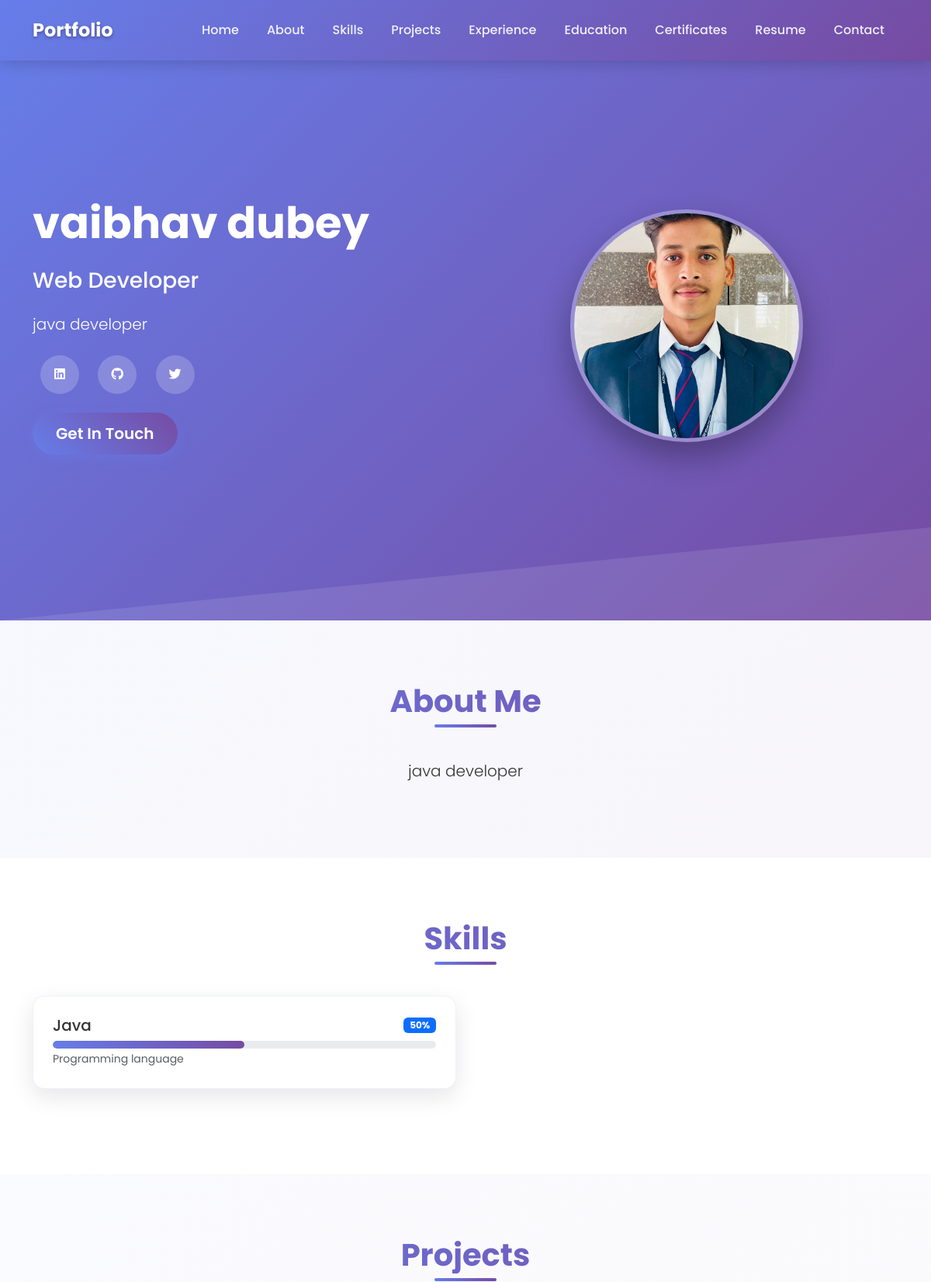
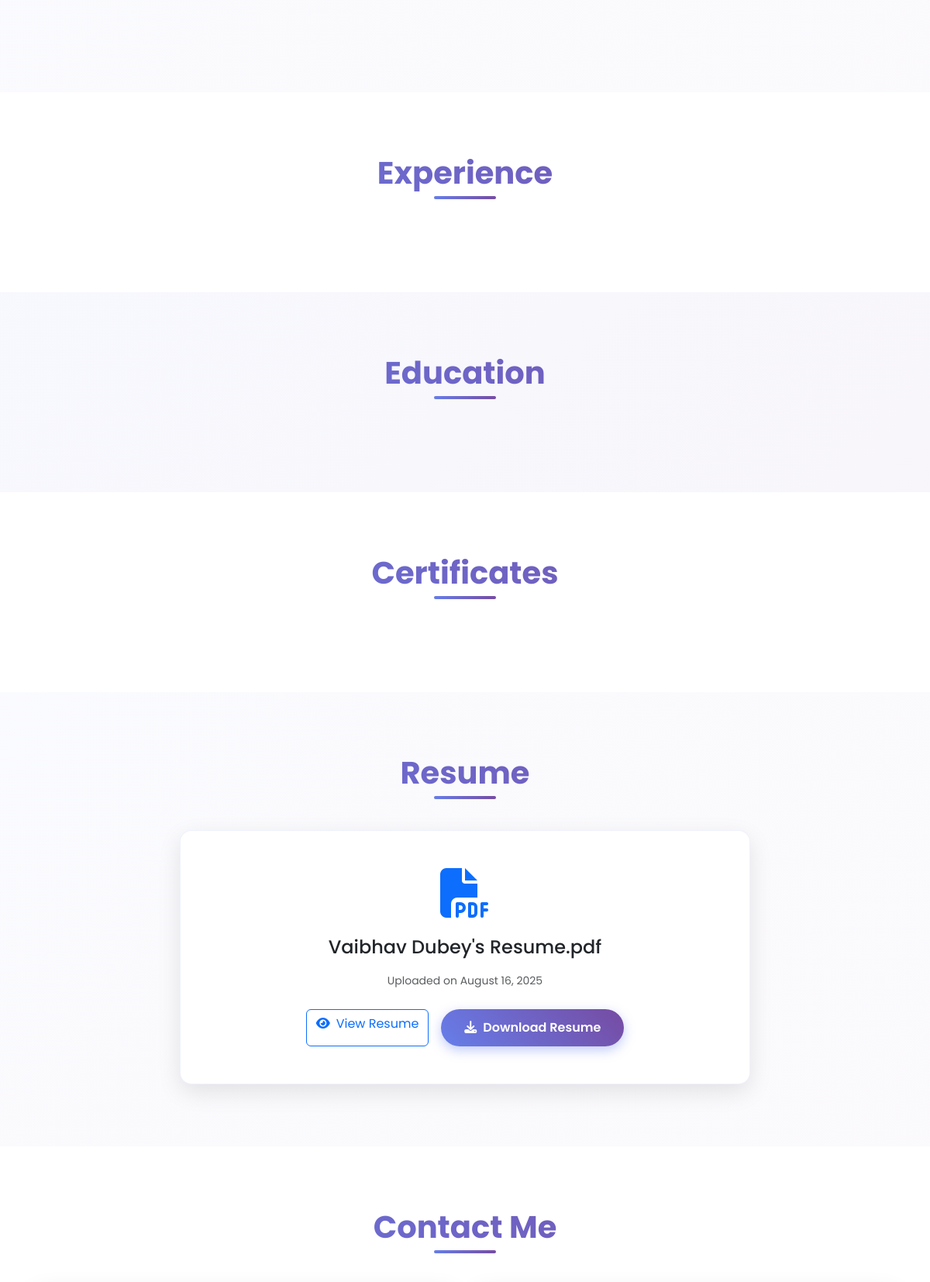
The page / (upper part) on the database its author committed (2 pictures, top to bottom).
### app.py (models this page shows)
class Profile(db.Model):
    id = db.Column(db.Integer, primary_key=True)
    name = db.Column(db.String(100), nullable=False)
    title = db.Column(db.String(200))
    about = db.Column(db.Text)
    email = db.Column(db.String(120))
    phone = db.Column(db.String(20))
    location = db.Column(db.String(100))
    photo = db.Column(db.String(200))
    linkedin = db.Column(db.String(200))
    github = db.Column(db.String(200))
    twitter = db.Column(db.String(200))

class Skill(db.Model):
    id = db.Column(db.Integer, primary_key=True)
    name = db.Column(db.String(100), nullable=False)
    percentage = db.Column(db.Integer, default=0)
    category = db.Column(db.String(50))

class Resume(db.Model):
    id = db.Column(db.Integer, primary_key=True)
    file_name = db.Column(db.String(200), nullable=False)
    original_name = db.Column(db.String(200), nullable=False)
    upload_date = db.Column(db.DateTime, default=datetime.utcnow)
    description = db.Column(db.Text)

### app.py (the view)
@app.route('/')
def index():
    profile = Profile.query.first()
    skills = Skill.query.all()
    projects = Project.query.all()
    experiences = Experience.query.order_by(Experience.start_date.desc()).all()
    education = Education.query.order_by(Education.start_date.desc()).all()
    certificates = Certificate.query.order_by(Certificate.date_earned.desc()).all()
    resume = Resume.query.order_by(Resume.upload_date.desc()).first()
    return render_template('index.html',
                         profile=profile,
                         skills=skills,
                         projects=projects,
                         experiences=experiences,
                         education=education,
                         certificates=certificates,
                         resume=resume)

### templates/index.html (shortened to what this page needs)
{% extends "base.html" %}  {% block content %}
<section id="home" class="hero-section">
  <div class="container">
    <div class="row align-items-center">
      <div
        class="col-lg-6 text-center text-lg-start"
        data-aos="fade-right"
        data-aos-delay="200"
      >
        <h1 class="display-4 fw-bold mb-4">
          {{ profile.name if profile else 'Your Name' }}
        </h1>
        <h2 class="h3 mb-4">
          {{ profile.title if profile else 'Web Developer' }}
        </h2>
        <p class="lead mb-4">
          {{ profile.about if profile else 'Passionate developer creating
          amazing web experiences.' }}
        </p>
        <div class="social-links mb-4">
          {% if profile and profile.linkedin %}
          <a href="{{ profile.linkedin }}" target="_blank"
            ><i class="fab fa-linkedin"></i
          ></a>
          {% endif %} {% if profile and profile.github %}
          <a href="{{ profile.github }}" target="_blank"
            ><i class="fab fa-github"></i
          ></a>
          {% endif %} {% if profile and profile.twitter %}
          <a href="{{ profile.twitter }}" target="_blank"
            ><i class="fab fa-twitter"></i
          ></a>
          {% endif %}
        </div>
        <a href="#contact" class="btn btn-custom btn-lg">Get In Touch</a>
      </div>
      <div
        class="col-lg-6 text-center"
        data-aos="fade-left"
        data-aos-delay="400"
      >
        {% if profile and profile.photo %}
        <img
          src="{{ url_for('static', filename='uploads/' + profile.photo) }}"
          alt="{{ profile.name }}"
          class="profile-img"
        />
        {% else %}
        <div
          class="profile-img d-flex align-items-center justify-content-center bg-white text-dark"
        >
          <i class="fas fa-user fa-4x"></i>
        </div>
        {% endif %}
      </div>
    </div>
  </div>
</section>
<section id="about" class="section-padding">
  <div class="container">
    <h2 class="section-title" data-aos="fade-up">About Me</h2>
    <div class="row">
      <div
        class="col-lg-8 mx-auto text-center"
        data-aos="fade-up"
        data-aos-delay="200"
      >
        <p class="lead">
          {{ profile.about if profile else 'I am a passionate developer with
          expertise in creating modern web applications. I love learning new
          technologies and solving complex problems.' }}
        </p>
      </div>
    </div>
  </div>
</section>
<section id="skills" class="section-padding">
  <div class="container">
    <h2 class="section-title" data-aos="fade-up">Skills</h2>
    <div class="row">
      {% for skill in skills %}
      <div
        class="col-lg-6 col-md-6"
        data-aos="fade-up"
        data-aos-delay="{{ loop.index * 100 }}"
      >
        <div class="skill-item">
          <div class="d-flex justify-content-between align-items-center mb-2">
            <h5 class="mb-0">{{ skill.name }}</h5>
            <span class="badge bg-primary">{{ skill.percentage }}%</span>
          </div>
          <div class="progress">
            <div
              class="progress-bar"
              role="progressbar"
              style="width: {{ skill.percentage }}%"
              aria-valuenow="{{ skill.percentage }}"
              aria-valuemin="0"
              aria-valuemax="100"
            ></div>
          </div>
          {% if skill.category %}
          <small class="text-muted">{{ skill.category }}</small>
          {% endif %}
        </div>
      </div>
      {% endfor %}
    </div>
  </div>
</section>
<section id="projects" class="section-padding">
  <div class="container">
    <h2 class="section-title" data-aos="fade-up">Projects</h2>
  </div>
</section>
<section id="experience" class="section-padding">
  <div class="container">
    <h2 class="section-title">Experience</h2>
  </div>
</section>
<section id="education" class="section-padding">
  <div class="container">
    <h2 class="section-title">Education</h2>
  </div>
</section>
<section id="certificates" class="section-padding">
  <div class="container">
    <h2 class="section-title">Certificates</h2>
  </div>
</section>
{% if resume %}
<section id="resume" class="section-padding">
  <div class="container">
    <h2 class="section-title" data-aos="fade-up">Resume</h2>
    <div class="row">
      <div
        class="col-lg-8 mx-auto text-center"
        data-aos="zoom-in"
        data-aos-delay="200"
      >
        <div class="card resume-card">
          <div class="card-body p-5">
            <i class="fas fa-file-pdf fa-4x text-primary mb-4"></i>
            <h4 class="mb-3">{{ resume.original_name }}</h4>
            <p class="text-muted mb-4">
              <small
                >Uploaded on {{ resume.upload_date.strftime('%B %d, %Y')
                }}</small
              >
            </p>
            <div class="d-flex justify-content-center gap-3">
              <a
                href="{{ url_for('view_resume', id=resume.id) }}"
                target="_blank"
                class="btn btn-outline-primary"
              >
                <i class="fas fa-eye me-2"></i>View Resume
              </a>
              <a
                href="{{ url_for('download_resume', id=resume.id) }}"
                class="btn btn-custom"
              >
                <i class="fas fa-download me-2"></i>Download Resume
              </a>
            </div>
          </div>
        </div>
      </div>
    </div>
  </div>
</section>
{% endif %}
<section id="contact" class="section-padding">
  <div class="container">
    <h2 class="section-title" data-aos="fade-up">Contact Me</h2>
  </div>
</section>
{% endblock %}

### templates/base.html (style rules this page uses)
* { margin: 0; padding: 0; box-sizing: border-box; }
body { font-family: "Poppins", sans-serif; line-height: 1.6; color: #333; overflow-x: hidden; }
html { scroll-behavior: smooth; }
.hero-section { background: linear-gradient(135deg, #667eea 0%, #764ba2 100%); color: white; min-height: 100vh; padding: 120px 0 80px; position: relative; overflow: hidden; display: flex; align-items: center; }
.hero-section::before { content: ""; position: absolute; top: 0; left: 0; right: 0; bottom: 0; background-size: cover; }
.hero-section .container { position: relative; z-index: 2; }
.profile-img { width: 300px; height: 300px; border-radius: 50%; object-fit: cover; border: 5px solid rgba(255, 255, 255, 0.3); box-shadow: 0 20px 40px rgba(0, 0, 0, 0.3); transition: all 0.3s ease; }
.section-padding { padding: 80px 0; }
.section-title { text-align: center; font-size: 2.5rem; font-weight: 700; margin-bottom: 50px; background: linear-gradient(45deg, #667eea 0%, #764ba2 100%); -webkit-background-clip: text; -webkit-text-fill-color: transparent; background-clip: text; position: relative; }
.section-title::after { content: ""; position: absolute; bottom: -10px; left: 50%; transform: translateX(-50%); width: 80px; height: 4px; background: linear-gradient(45deg, #667eea 0%, #764ba2 100%); border-radius: 2px; }
#about { background: linear-gradient( 135deg, rgba(102, 126, 234, 0.05) 0%, rgba(118, 75, 162, 0.05) 100% ); position: relative; }
#skills { background: white; }
#projects { background: linear-gradient( 135deg, rgba(102, 126, 234, 0.03) 0%, rgba(118, 75, 162, 0.03) 100% ); }
#experience { background: white; }
#education { background: linear-gradient( 135deg, rgba(102, 126, 234, 0.05) 0%, rgba(118, 75, 162, 0.05) 100% ); }
#certificates { background: white; }
#resume { background: linear-gradient( 135deg, rgba(102, 126, 234, 0.03) 0%, rgba(118, 75, 162, 0.03) 100% ); }
#contact { background: white; }
.btn-custom { background: linear-gradient(45deg, #667eea 0%, #764ba2 100%); border: none; color: white; padding: 12px 30px; border-radius: 50px; font-weight: 600; transition: all 0.3s ease; box-shadow: 0 5px 15px rgba(102, 126, 234, 0.4); }
.social-links a { display: inline-block; width: 50px; height: 50px; background: rgba(255, 255, 255, 0.2); border-radius: 50%; text-align: center; line-height: 50px; color: white; margin: 0 10px; transition: all 0.3s ease; backdrop-filter: blur(10px); }
.skill-item { background: white; padding: 25px; border-radius: 15px; box-shadow: 0 10px 30px rgba(0, 0, 0, 0.1); margin-bottom: 30px; transition: all 0.3s ease; border: 1px solid rgba(102, 126, 234, 0.1); }
.progress { height: 10px; border-radius: 5px; background: #e9ecef; overflow: hidden; }
.progress-bar { background: linear-gradient(45deg, #667eea 0%, #764ba2 100%); border-radius: 5px; transition: width 1.5s ease; }
.resume-card { background: white; border-radius: 15px; box-shadow: 0 10px 30px rgba(0, 0, 0, 0.1); transition: all 0.3s ease; border: 1px solid rgba(102, 126, 234, 0.1); }
.loading { opacity: 0; transform: translateY(30px); }
.loaded { opacity: 1; transform: translateY(0); transition: all 0.6s ease; }

### rows shown on the page
Profile: name "vaibhav dubey", title "Web Developer", about "java developer", photo (picture)
Skill: name "Java", percentage "50", category "Programming language"
Resume: original_name "Vaibhav Dubey's Resume.pdf", upload_date "August 16, 2025"
